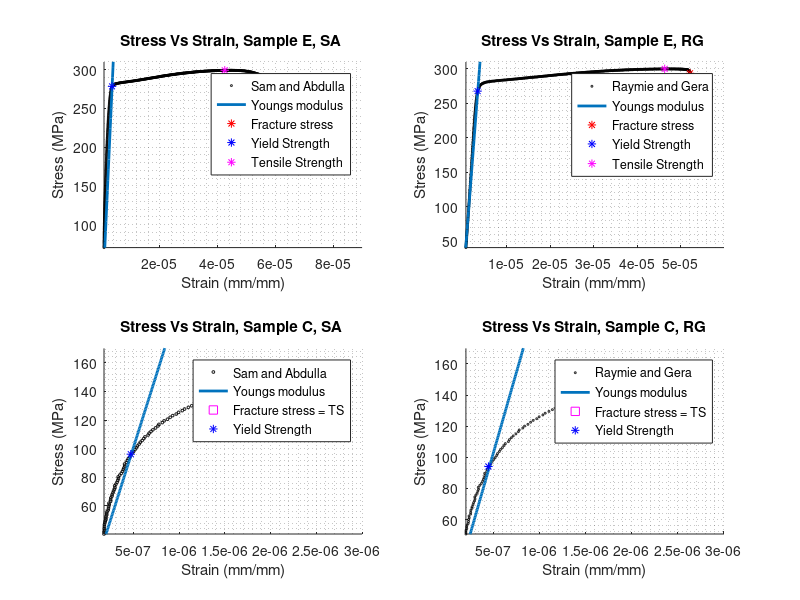

This chart was generated by the following MATLAB code: (Note: this script raises an error after producing the figure.)
%% TensileLab: ASEN 1022-100: Materials Sci Aerospace

% This script will analyze, and measure the failure loads and locations of
% test specimens made from two types of Aluminum alloys. Part of a class
% lab expierment.
%
%
% Done by: Geraldine Fuentes, Raymie Fotherby, Sam Hartman, and Abdulla AlAmeri.
%
%

%% Prepare the data

clear
clc
close all


load('Group4_Brittle.mat') % Importing data.
load('Group4_Ductile.mat') %Importing data


%________________________
% FORCE, ELONGATION, AND AREA

ForceC_SA = ForceC_SA .* ( 4.4482216 ); % Convert from Pound-force to Newton
ForceE_SA = ForceE_SA .* ( 4.4482216 ); % Convert from Pound-force to Newton
ForceC_RG = ForceC_RG .* ( 4.4482216 ); % Convert from Pound-force to Newton
ForceE_RG = ForceE_RG .* ( 4.4482216 ); % Convert from Pound-force to Newton


ElongationC_SA = ElongationC_SA .* (0.0254); %  Convert from inch to m.
ElongationE_SA = ElongationE_SA .* (0.0254); %  Convert from inch to m.
ElongationC_RG = ElongationC_RG .* (0.0254); %  Convert from inch to m.
ElongationE_RG = ElongationE_RG .* (0.0254); %  Convert from inch to m.


ThicknessSA_C = ThicknessSA_C * (0.0254); % Convert from inch to m.
ThicknessSA_E = ThicknessSA_E * (0.0254); % Convert from inch to m.
%Raymie and Gera data already in meters.


WidthSA_C = WidthSA_C * (0.0254); % Convert from inch to m.
WidthSA_E = WidthSA_E * (0.0254); % Convert from inch to m.
%Raymie and Gera data already in meters.


Area_SA_C = ThicknessSA_C * WidthSA_C ; % Calculating the estimated cross sectional area
Area_SA_E = ThicknessSA_E * WidthSA_E ; % Calculating the estimated cross sectional area
Area_RG_C = ThicknessRG_C * WidthRG_C ; % Calculating the estimated cross sectional area
Area_RG_E = ThicknessRG_E * WidthRG_E ; % Calculating the estimated cross sectional area

%________________________
% Stress and Strain


Stress_SA_C = (ForceC_SA ./ Area_SA_C) .* (10^(-6)) ; % Calculating stress ( Force / Area ) and convert to MPa.
Stress_SA_E = (ForceE_SA ./ Area_SA_E) .* (10^(-6)) ; % Calculating stress ( Force / Area ) and convert to MPa.
Stress_RG_E = (ForceE_RG ./ Area_RG_E) .* (10^(-6)) ; % Calculating stress ( Force / Area ) and convert to MPa.
Stress_RG_C = (ForceC_RG ./ Area_RG_C) .* (10^(-6)) ; % Calculating stress ( Force / Area ) and convert to MPa.


Strain_SA_C = ElongationC_SA .* 0.0254 ; % Calculating Strain ( Elongation / length )
Strain_SA_E = ElongationE_SA .* 0.0254 ; % Calculating Strain ( Elongation / length )
Strain_RG_E = ElongationE_RG .* 0.0254 ; % Calculating Strain ( Elongation / length )
Strain_RG_C = ElongationC_RG .* 0.0254 ; % Calculating Strain ( Elongation / length )



%% OFFSET THE DATA

% offset everything so the data starts at 0,0


Strain_SA_E = Strain_SA_E - Strain_SA_E(1);
Strain_SA_C = Strain_SA_C - Strain_SA_C(1);
Strain_RG_E = Strain_RG_E - Strain_RG_E(1);
Strain_RG_C = Strain_RG_C - Strain_RG_C(1);


Stress_SA_E = Stress_SA_E - Stress_SA_E(1);
Stress_SA_C = Stress_SA_C - Stress_SA_C(1);
Stress_RG_E = Stress_RG_E - Stress_RG_E(1);
Stress_RG_C = Stress_RG_C - Stress_RG_C(1);



%% Elminating the data that caues noise

%Elminate negative stress and related strain.

indi = find(Stress_SA_E<0);
Strain_SA_E(indi) = [];
Stress_SA_E(indi) = [];

indi = find(Stress_SA_C<0);
Strain_SA_C(indi) = [];
Stress_SA_C(indi) = [];

indi = find(Stress_RG_E<0);
Strain_RG_E(indi) = [];
Stress_RG_E(indi) = [];

indi = find(Stress_RG_C<0);
Strain_RG_C(indi) = [];
Stress_RG_C(indi) = [];


% elminate negative strains 

indi = find(Strain_SA_E<0);
Strain_SA_E(indi) = [];
Stress_SA_E(indi) = [];

indi = find(Strain_SA_C<0);
Strain_SA_C(indi) = [];
Stress_SA_C(indi) = [];

indi = find(Strain_RG_E<0);
Strain_RG_E(indi) = [];
Stress_RG_E(indi) = [];

indi = find(Strain_RG_C<0);
Strain_RG_C(indi) = [];
Stress_RG_C(indi) = [];


% Elminating the data where the grips are adjusting:

% MIGH HAVE TO BE DONE MANUALLY FOR DIFFERENT DATA!



indi = find(Stress_SA_E <= 70 & Stress_SA_E ~= 0 );
Strain_SA_E(indi) = [];
Stress_SA_E(indi) = [];

indi = find(Stress_SA_C <= 40 & Stress_SA_C ~= 0 );
Strain_SA_C(indi) = [];
Stress_SA_C(indi) = [];

indi = find(Stress_RG_E <= 40 &  Stress_RG_E ~= 0 );
Strain_RG_E(indi) = [];
Stress_RG_E(indi) = [];

indi = find(Stress_RG_C <= 50 & Stress_RG_C ~= 0 );
Strain_RG_C(indi) = [];
Stress_RG_C(indi) = [];



%% Plotting/ before estimating Young's modulus 

close all



subplot(1,2,1)
scatter(Strain_SA_E,Stress_SA_E,2,'k');
hold on
scatter(Strain_RG_E,Stress_RG_E,2,'r');

grid
xlabel('Strain (uniteless)');
ylabel('Stress (MPa)');
title ('Stress Vs Strain - Sample E');
legend('Sam and Abdulla','Raymie and Gera');

subplot(1,2,2)

scatter(Strain_SA_C,Stress_SA_C,4,'k');
hold on
scatter(Strain_RG_C,Stress_RG_C,2,'r');
legend('Sam and Abdulla','Raymie and Gera');
grid
xlabel('Strain (uniteless)');
ylabel('Stress (MPa)');
title ('Stress Vs Strain - Sample C');

hold off


%% Analyzing: Y.S,Youngs Mouduls, T.S, Fracture point.


%Tensile Strength is the max stress:

TS_SA_E = max(Stress_SA_E);
TS_SA_C = max(Stress_SA_C);
TS_RG_E = max(Stress_RG_E);
TS_RG_C = max(Stress_RG_C);


%___________________________________


% THIS COMING PART YOU MIGHT HAVE TO DO MANUALLY!!

%___________________________________


%We will determine the best fit for the linear region of the data using the
%curve fitting tool in MATLAB, we will exclude the non-linear regions by
%the ruler tool in the curve fitting app.

%We will store each curve fitting session in the main file, we will
%manually extract the polynomial coefficients.

%each young's equation represent the best fit line:


% BEST LINE EQUATIONS;


Youngs_SA_E = @(x) 8.208e+07 *(x - 0.002E-5); %+ 52.19 ;
Youngs_SA_C = @(x) 2.022e+08 *(x - 0.002E-6); %+ 10.98 ;
Youngs_RG_E = @(x) 8.203e+07 *(x - 0.002E-5); %+ 5.847 ;
Youngs_RG_C = @(x) 2.072e+08 *(x - 0.002E-6); %+  10.42;

YM_SA_E = 8.208e+07;
YM_SA_C = 2.022e+08;
YM_RG_E = 8.324e+07;
YM_RG_C = 2.072e+08;

% Determine the Y.S (where the offeseted Youngs moudule by 0.2% intersect
% the data point we have): we will determine them manually.

% sample E Of SA has YS falls between 278.30 and 278.739 Mpa.
% This corresponds to indice 157 158

YS_SA_E = median([Stress_SA_E(157),Stress_SA_E(158)]);


% sample C Of SA has YS falls between 95.47 and 96.866 Mpa.
% This corresponds to indice 47 and 48

YS_SA_C = median([Stress_SA_C(47),Stress_SA_C(48)]);



% sample E Of RG has YS falls between 267.094512 and 268.354 Mpa.
% This corresponds to indice 133 and 132

YS_RG_E = median([Stress_RG_E(132),Stress_RG_E(133)]);



% sample C Of RG has YS falls between 93.4769 and 94.6345 Mpa.
% This corresponds to indice 37 and 38
YS_RG_C = median([Stress_RG_C(37),Stress_RG_C(38)]);




% FRACTURE STRESS

FS_SA_E = Stress_SA_E(length(Strain_SA_E));
FS_SA_C = Stress_SA_C(length(Strain_SA_C));
FS_RG_C = Stress_RG_C(length(Strain_RG_C));
FS_RG_E = Stress_RG_E(492);


%% PLOTS :



% FIRST PLOT

subplot(2,2,1)
scatter(Strain_SA_E,Stress_SA_E,2,'k');
hold on
linefit1 = ezplot(Youngs_SA_E,[ min(Strain_SA_E) max(Strain_SA_E) min(Stress_SA_E) max(Stress_SA_E)]);
hold on
set(linefit1,'LineWidth',2);


hold on
plot(Strain_SA_E(length(Strain_SA_E)), Stress_SA_E(length(Strain_SA_E)), 'r*')
hold on
plot(Strain_SA_E(157) , YS_SA_E, '*b')
hold on
plot(Strain_SA_E(find(Stress_SA_E==TS_SA_E)), TS_SA_E, '*m')
hold off


grid minor
xlabel('Strain (mm/mm)');
ylabel('Stress (MPa)');
title ('Stress Vs Strain, Sample E, SA ');
legend('Sam and Abdulla','Youngs modulus','Fracture stress','Yield Strength','Tensile Strength');

xlim([Strain_SA_E(2) 9e-5]);
ylim([Stress_SA_E(2) 310]);


%{
xlim([-1E-9 9e-5]);
ylim([0 310]);
%}

%_______________________________

% SECOND PLOT

subplot(2,2,2)

scatter(Strain_RG_E,Stress_RG_E,2,'k');

hold on

linefit2 = ezplot(Youngs_RG_E,[ min(Strain_RG_E) max(Strain_RG_E) min(Stress_RG_E) max(Stress_RG_E)]);
set(linefit2,'LineWidth',2);

hold on
plot( Strain_RG_E(492), FS_RG_E, 'r*')
hold on
plot(Strain_RG_E(132) , YS_RG_E, '*b')
hold on
plot(Strain_RG_E(find(Stress_RG_E==TS_RG_E)), TS_RG_E, '*m')

hold off

grid minor
xlabel('Strain (mm/mm)');
ylabel('Stress (MPa)');
title ('Stress Vs Strain, Sample E, RG ');
legend('Raymie and Gera','Youngs modulus', 'Fracture stress','Yield Strength','Tensile Strength');

xlim([Strain_RG_E(2) 6e-5]);
ylim([Stress_RG_E(2) 310]);


%{
xlim([0 6e-5]);
ylim([0 310]);
%}

%___________________________

% THIRD PLOT

subplot(2,2,3)

scatter(Strain_SA_C,Stress_SA_C,4,'k');
hold on
linefit3 = ezplot(Youngs_SA_C,[ min(Strain_SA_C) max(Strain_SA_C) min(Stress_SA_C) max(Stress_SA_C)]);
set(linefit3,'LineWidth',2);

hold on
plot(Strain_SA_C(length(Strain_SA_C)), FS_SA_C , 'ms')

hold on
plot(Strain_SA_C(47) , YS_SA_C, '*b')


hold off

grid minor
xlabel('Strain (mm/mm)');
ylabel('Stress (MPa)')
title ('Stress Vs Strain, Sample C, SA ');
legend('Sam and Abdulla','Youngs modulus','Fracture stress = TS','Yield Strength');


xlim([Strain_SA_C(2) 0.30e-5]);
ylim([Stress_SA_C(2) 170]);


%{
xlim([0 0.30e-5]);
ylim([0 170]);
%}


% FORTH PLOT

subplot(2,2,4)

scatter(Strain_RG_C,Stress_RG_C,2,'k');
hold on
linefit4 = ezplot(Youngs_RG_C,[ min(Strain_RG_C) max(Strain_RG_C) min(Stress_RG_C) max(Stress_RG_C)]);
set(linefit4,'LineWidth',2);

hold on
plot(Strain_RG_C(length(Strain_RG_C)), FS_RG_C , 'sm')

hold on
plot(Strain_RG_C(37) , YS_RG_C, '*b')

hold off


legend('Raymie and Gera','Youngs modulus','Fracture stress = TS','Yield Strength');
grid minor
xlabel('Strain (mm/mm)');
ylabel('Stress (MPa)');
title ('Stress Vs Strain, Sample C, RG');


xlim([Strain_RG_C(2) 0.30e-5]);
ylim([Stress_RG_C(2) 170]);

%{
xlim([0 0.30e-5]);
ylim([0 170]);
%}

hold off



%% PRINTING OUT THE DATA:


%Print the results on table

Team_Sample = {'RG E' ; 'RG C' ; 'SA E' ; 'SA C'};
YS_MPa = [ YS_RG_E ; YS_RG_C ; YS_SA_E ; YS_SA_C ];
TS_MPa = [ TS_RG_E ; TS_RG_C ; TS_SA_E ; TS_SA_C ];
FS_MPa = [ FS_RG_E ; FS_RG_C ; FS_SA_E ; FS_SA_C ];
Youngs_Moudule = [ YM_RG_E ; YM_RG_C ; YM_SA_E ; YM_SA_C ];

t = table(Team_Sample, YS_MPa, TS_MPa, FS_MPa,Youngs_Moudule)
